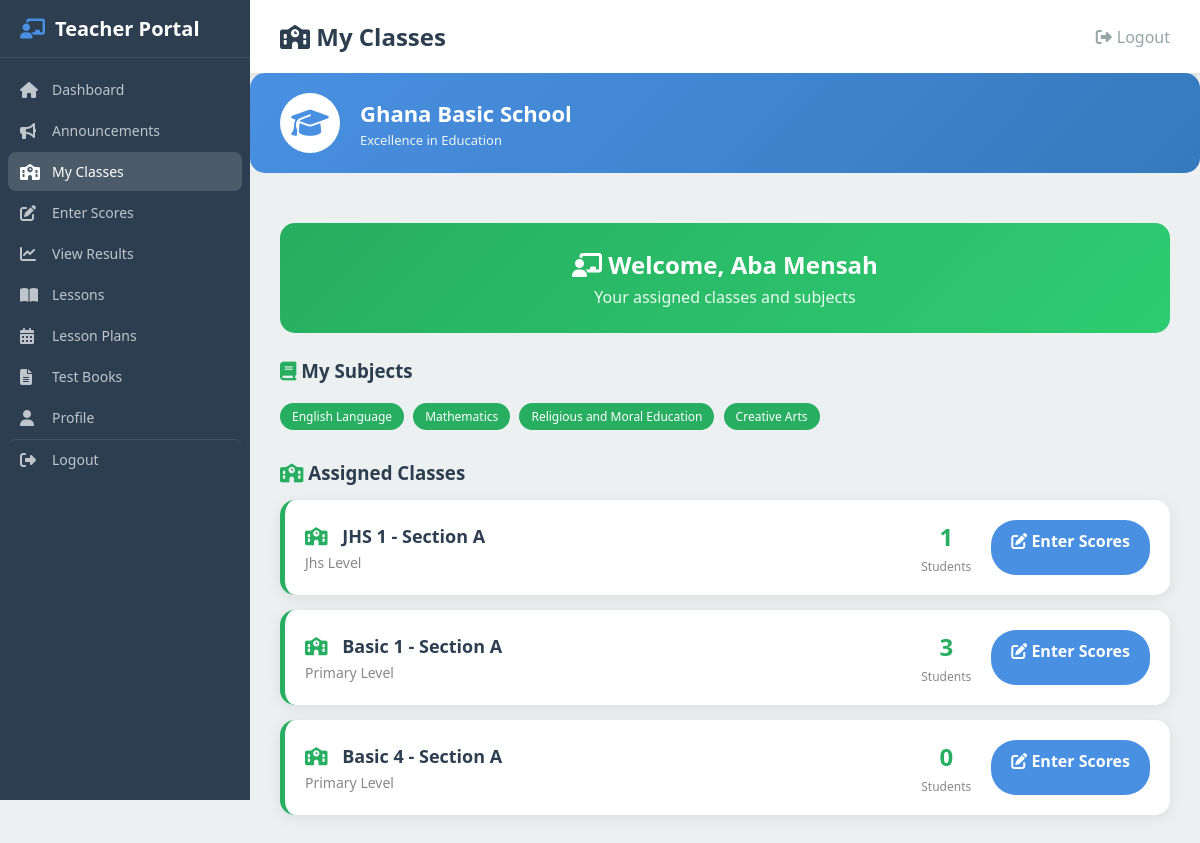
Screenshot of /teacher/my_classes.php (signed in) with the database file from the repository.
### tables this page shows
CREATE TABLE subjects (
    id INT AUTO_INCREMENT PRIMARY KEY,
    subject_name VARCHAR(100) NOT NULL,
    category VARCHAR(20) DEFAULT 'core',
    level VARCHAR(20) DEFAULT 'all',
    created_at TIMESTAMP DEFAULT CURRENT_TIMESTAMP,
    INDEX idx_category (category),
    INDEX idx_level (level)
);

CREATE TABLE classes (
    id INT AUTO_INCREMENT PRIMARY KEY,
    class_name VARCHAR(50) NOT NULL,
    section VARCHAR(10) NOT NULL,
    level VARCHAR(20) DEFAULT 'primary',
    class_teacher_id INT,
    status ENUM('active', 'inactive') DEFAULT 'active',
    created_at TIMESTAMP DEFAULT CURRENT_TIMESTAMP,
    INDEX idx_level (level),
    INDEX idx_class_teacher (class_teacher_id),
    INDEX idx_status (status),
    INDEX idx_name_level (class_name, level)
);

### teacher/my_classes.php (the view, shortened to what this page needs)
<?php
require_once '../config/database.php';
$teacherId = $_SESSION['teacher_id'];
$teacherName = $_SESSION['teacher_name'];
$settings = [];
$stmt = $pdo->query("SELECT * FROM school_settings");
while ($row = $stmt->fetch()) {
    $settings[$row['setting_key']] = $row['setting_value'];
}
$schoolName = $settings['school_name'] ?? 'School Management System';
$schoolLogo = $settings['school_logo'] ?? '';
$teacherSubjects = $pdo->prepare("SELECT sub.* FROM subjects sub
    INNER JOIN teacher_subjects ts ON sub.id = ts.subject_id
    WHERE ts.teacher_id = ?");
$teacherSubjects->execute([$teacherId]);
$teacherSubjects = $teacherSubjects->fetchAll();
$myClasses = $pdo->query("SELECT c.* FROM classes c
    INNER JOIN teacher_classes tc ON c.id = tc.class_id
    WHERE tc.teacher_id = $teacherId ORDER BY c.level, c.class_name, c.section")->fetchAll();
?>
<!DOCTYPE html>
<html lang="en">
<head>
    <link rel="stylesheet" href="https://cdnjs.cloudflare.com/ajax/libs/font-awesome/6.4.0/css/all.min.css">
    <link rel="stylesheet" href="../assets/css/styles.css">
</head>
<body>
    <nav class="sidebar">
        <div class="sidebar-brand"><i class="fas fa-chalkboard-teacher"></i> Teacher Portal</div>
        <ul class="sidebar-menu">
            <li><a href="index.php"><i class="fas fa-home"></i> Dashboard</a></li>
            <li><a href="announcements.php"><i class="fas fa-bullhorn"></i> Announcements</a></li>
            <li><a href="my_classes.php" class="active"><i class="fas fa-school"></i> My Classes</a></li>
            <li><a href="enter_scores.php"><i class="fas fa-edit"></i> Enter Scores</a></li>
            <li><a href="results.php"><i class="fas fa-chart-line"></i> View Results</a></li>
            <li><a href="lessons.php"><i class="fas fa-book-open"></i> Lessons</a></li>
            <li><a href="lesson_plans.php"><i class="fas fa-calendar-alt"></i> Lesson Plans</a></li>
            <li><a href="test_books.php"><i class="fas fa-file-alt"></i> Test Books</a></li>
            <li><a href="profile.php"><i class="fas fa-user"></i> Profile</a></li>
            <li><a href="../logout.php" class="logout-link"><i class="fas fa-sign-out-alt"></i> Logout</a></li>
        </ul>
    </nav>
    <main class="main-content">
        <div class="header">
            <h1><i class="fas fa-school"></i> My Classes</h1>
            <div class="header-right">
                <a href="../logout.php"><i class="fas fa-sign-out-alt"></i> Logout</a>
            </div>
        </div>
        <div class="school-header">
            <div class="school-logo">
                <?php if ($schoolLogo && file_exists('../assets/images/' . $schoolLogo)): ?>
                    <img src="../assets/images/<?php echo $schoolLogo; ?>" alt="School Logo">
                <?php else: ?>
                    <i class="fas fa-graduation-cap"></i>
                <?php endif; ?>
            </div>
            <div class="school-info">
                <h1><?php echo htmlspecialchars($schoolName); ?></h1>
                <p><?php echo htmlspecialchars($settings['school_tagline'] ?? ''); ?></p>
            </div>
        </div>
        <div class="content">
            <div class="portal-header" style="display: block; text-align: center;">
                <h2 style="margin: 0;"><i class="fas fa-chalkboard-teacher"></i> Welcome, <?php echo htmlspecialchars($teacherName); ?></h2>
                <p style="margin: 5px 0 0 0; opacity: 0.9;">Your assigned classes and subjects</p>
            </div>
            <h3 style="margin-bottom: 15px; color: #2c3e50;"><i class="fas fa-book" style="color: #27ae60;"></i> My Subjects</h3>
            <div style="margin-bottom: 25px;">
                <?php foreach ($teacherSubjects as $sub): ?>
                <span class="subject-badge"><?php echo htmlspecialchars($sub['subject_name']); ?></span>
                <?php endforeach; ?>
            </div>
            <h3 style="margin-bottom: 15px; color: #2c3e50;"><i class="fas fa-school" style="color: #27ae60;"></i> Assigned Classes</h3>
            <?php if (empty($myClasses)): ?>
            <div class="class-card" style="text-align: center; border-left-color: #ccc;">
                <p style="color: #888;">No classes assigned yet. Contact administration.</p>
            </div>
            <?php else: ?>
                <?php foreach ($myClasses as $class):
                    $studentCount = $pdo->prepare("SELECT COUNT(*) FROM students WHERE class_id = ?");
                    $studentCount->execute([$class['id']]);
                    $studentCount = $studentCount->fetchColumn();
                ?>
                <div class="class-card">
                    <div class="class-info">
                        <h4><i class="fas fa-school" style="color: #27ae60; margin-right: 10px;"></i>
                            <?php echo htmlspecialchars($class['class_name'] . ' - Section ' . $class['section']); ?>
                        </h4>
                        <p><?php echo ucfirst($class['level']); ?> Level</p>
                    </div>
                    <div class="class-stats">
                        <div class="class-stat">
                            <h3><?php echo $studentCount; ?></h3>
                            <p>Students</p>
                        </div>
                        <a href="enter_scores.php?class=<?php echo $class['id']; ?>" class="btn btn-primary" style="padding: 10px 20px;">
                            <i class="fas fa-edit"></i> Enter Scores
                        </a>
                    </div>
                </div>
                <?php endforeach; ?>
            <?php endif; ?>
        </div>
    </main>
</body>
</html>

### assets/css/styles.css (style rules this page uses)
:root { --primary: #4a90e2; --primary-dark: #357abd; --primary-light: #6ba3e8; --secondary: #50c878; --danger: #e74c3c; --warning: #f39c12; --success: #27ae60; --dark: #2c3e50; --dark-sidebar: #2c3e50; --light: #ecf0f1; --white: #ffffff; --gray: #95a5a6; --shadow: rgba(0, 0, 0, 0.1); }
[data-theme="blue"] { --primary: #4a90e2; --primary-dark: #357abd; --primary-light: #6ba3e8; --secondary: #50c878; --danger: #e74c3c; --warning: #f39c12; --dark: #2c3e50; --dark-sidebar: #2c3e50; }
* { margin: 0; padding: 0; box-sizing: border-box; font-family: 'Segoe UI', Tahoma, Geneva, Verdana, sans-serif; }
body { background-color: var(--light); min-height: 100vh; }
.sidebar { width: 250px; background: var(--dark-sidebar); height: 100vh; position: fixed; left: 0; top: 0; transition: transform 0.3s; z-index: 1001; display: flex; flex-direction: column; overflow: hidden; }
.sidebar-brand { color: var(--white); font-size: 20px; font-weight: bold; padding: 15px 20px; border-bottom: 1px solid rgba(255,255,255,0.1); display: flex; align-items: center; gap: 10px; flex-shrink: 0; }
.sidebar-brand i { color: var(--primary); }
.sidebar-menu { list-style: none; flex: 1; overflow-y: auto; overflow-x: hidden; padding: 10px 0; scrollbar-width: thin; scrollbar-color: rgba(255,255,255,0.3) transparent; }
.sidebar-menu li { margin: 2px 8px; }
.sidebar-menu a { display: flex; align-items: center; padding: 10px 12px; color: rgba(255,255,255,0.7); text-decoration: none; transition: all 0.3s; gap: 10px; border-radius: 8px; font-size: 14px; }
.sidebar-menu a:hover, .sidebar-menu a.active { background: rgba(255,255,255,0.15); color: var(--white); }
.sidebar-menu a i { width: 22px; font-size: 16px; }
.sidebar-menu .logout-link { margin-top: auto; border-top: 1px solid rgba(255,255,255,0.1); padding-top: 10px; }
.main-content { margin-left: 250px; min-height: 100vh; }
.header { background: var(--white); padding: 20px 30px; box-shadow: 0 2px 10px var(--shadow); display: flex; justify-content: space-between; align-items: center; }
.header h1 { font-size: 24px; color: var(--dark); }
.header-right { display: flex; align-items: center; gap: 20px; }
.header-right a { color: var(--gray); text-decoration: none; display: flex; align-items: center; gap: 5px; transition: color 0.3s; }
.school-header { background: linear-gradient(135deg, var(--primary), var(--primary-dark)); padding: 20px 30px; display: flex; align-items: center; gap: 20px; border-radius: 15px; margin-bottom: 20px; }
.school-logo { width: 60px; height: 60px; background: var(--white); border-radius: 50%; display: flex; align-items: center; justify-content: center; overflow: hidden; flex-shrink: 0; }
.school-logo i { font-size: 30px; color: var(--primary); }
.school-info { flex: 1; }
.school-info h1 { color: var(--white); font-size: 22px; margin-bottom: 3px; }
.school-info p { color: rgba(255,255,255,0.9); font-size: 13px; }
.content { padding: 30px; }
.btn { display: inline-block; padding: 12px 30px; background: var(--primary); color: var(--white); text-decoration: none; border-radius: 25px; font-weight: bold; transition: transform 0.3s, box-shadow 0.3s; border: none; cursor: pointer; }
.btn-primary { background: var(--primary); color: var(--white); }

### teacher/my_classes.php (style rules this page uses)
.portal-header { background: linear-gradient(135deg, #27ae60, #2ecc71); color: white; padding: 25px 30px; border-radius: 15px; margin-bottom: 25px; }
.class-card { background: white; border-radius: 15px; padding: 20px; margin-bottom: 15px; border-left: 5px solid #27ae60; box-shadow: 0 3px 15px rgba(0,0,0,0.08); display: flex; justify-content: space-between; align-items: center; }
.class-info h4 { margin: 0 0 5px 0; color: #2c3e50; font-size: 18px; }
.class-info p { margin: 0; color: #888; font-size: 14px; }
.class-stats { display: flex; gap: 20px; }
.class-stat { text-align: center; }
.class-stat h3 { margin: 0; color: #27ae60; font-size: 24px; }
.class-stat p { margin: 5px 0 0 0; font-size: 12px; color: #888; }
.subject-badge { background: #27ae60; color: white; padding: 5px 12px; border-radius: 15px; font-size: 12px; margin: 5px 5px 5px 0; display: inline-block; }

### rows the page displays
subjects: subject_name "English Language"
subjects: subject_name "Mathematics"
subjects: subject_name "Religious and Moral Education"
subjects: subject_name "Creative Arts"
classes: class_name+section "JHS 1 - Section A", level "Jhs", studentCount "1"
classes: class_name+section "Basic 1 - Section A", level "Primary", studentCount "3"
classes: class_name+section "Basic 4 - Section A", level "Primary", studentCount "0"

### other values shown
$schoolName "Ghana Basic School"
$settings['school_tagline'] "Excellence in Education"
$teacherName "Aba Mensah"
